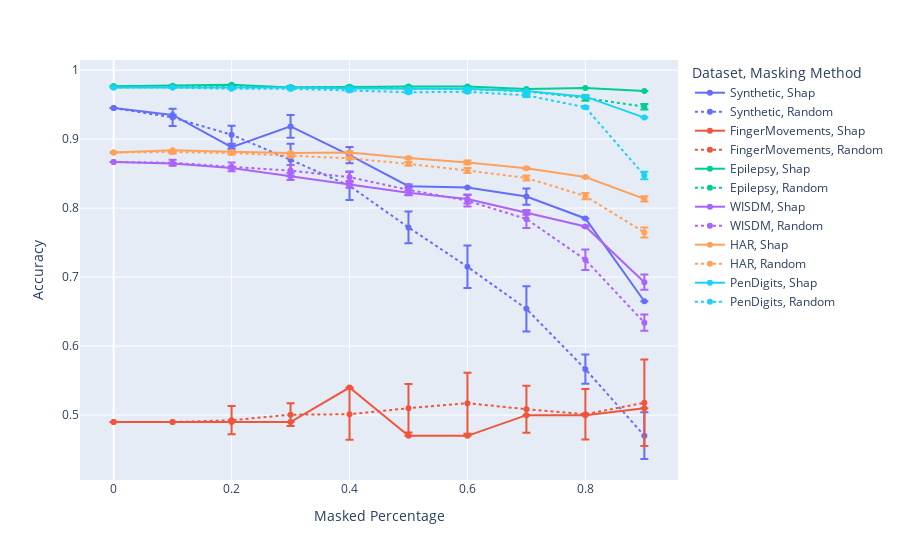

Notebook source saved alongside this figure:
### Code cell
fig = px.line(
    melted_df,
    x="MaskedPercentage",
    y="Accuracy",
    color="Dataset",
    line_dash="Method",
    error_y="Std",
    labels={
        "MaskedPercentage": "Masked Percentage",
        "Accuracy": "Accuracy",
        "Method": "Masking Method",
    },
    markers=True,
)
fig.update_traces(hovertemplate="%{y:.4f}")
fig.update_layout(hovermode="x")

fig.show()

### Figure 1 — Plotly figure (JSON) as saved in the notebook; plotly's stock layout.template omitted (floating-point values rounded to 4 significant figures)
{"data": [{"error_y": {"array": [0, 0, 0.002357, 0.0165, 0.01179, 0.002357, 0, 0.01179, 0, 0]}, "hovertemplate": "%{y:.4f}", "legendgroup": "Synthetic, Shap", "line": {"color": "#636efa", "dash": "solid"}, "marker": {"symbol": "circle"}, "mode": "lines+markers", "name": "Synthetic, Shap", "orientation": "v", "showlegend": true, "type": "scatter", "x": [0, 0.1, 0.2, 0.3, 0.4, 0.5, 0.6, 0.7, 0.8, 0.9], "xaxis": "x", "y": [0.945, 0.935, 0.8883, 0.9183, 0.8767, 0.8317, 0.83, 0.8167, 0.785, 0.665], "yaxis": "y"}, {"error_y": {"array": [1.11e-16, 0.01258, 0.01297, 0.02324, 0.02065, 0.02308, 0.03088, 0.03262, 0.02111, 0.03384]}, "hovertemplate": "%{y:.4f}", "legendgroup": "Synthetic, Random", "line": {"color": "#636efa", "dash": "dot"}, "marker": {"symbol": "circle"}, "mode": "lines+markers", "name": "Synthetic, Random", "orientation": "v", "showlegend": true, "type": "scatter", "x": [0, 0.1, 0.2, 0.3, 0.4, 0.5, 0.6, 0.7, 0.8, 0.9], "xaxis": "x", "y": [0.945, 0.9313, 0.9063, 0.87, 0.8323, 0.772, 0.715, 0.654, 0.5667, 0.4703], "yaxis": "y"}, {"error_y": {"array": [0, 0, 0, 0, 0, 0, 0, 0, 0, 0]}, "hovertemplate": "%{y:.4f}", "legendgroup": "FingerMovements, Shap", "line": {"color": "#EF553B", "dash": "solid"}, "marker": {"symbol": "circle"}, "mode": "lines+markers", "name": "FingerMovements, Shap", "orientation": "v", "showlegend": true, "type": "scatter", "x": [0, 0.1, 0.2, 0.3, 0.4, 0.5, 0.6, 0.7, 0.8, 0.9], "xaxis": "x", "y": [0.49, 0.49, 0.49, 0.49, 0.54, 0.47, 0.47, 0.5, 0.5, 0.51], "yaxis": "y"}, {"error_y": {"array": [1.11e-16, 1.11e-16, 0.02048, 0.01652, 0.03685, 0.03502, 0.04419, 0.03403, 0.03667, 0.06252]}, "hovertemplate": "%{y:.4f}", "legendgroup": "FingerMovements, Random", "line": {"color": "#EF553B", "dash": "dot"}, "marker": {"symbol": "circle"}, "mode": "lines+markers", "name": "FingerMovements, Random", "orientation": "v", "showlegend": true, "type": "scatter", "x": [0, 0.1, 0.2, 0.3, 0.4, 0.5, 0.6, 0.7, 0.8, 0.9], "xaxis": "x", "y": [0.49, 0.49, 0.4927, 0.5007, 0.5013, 0.51, 0.5173, 0.5087, 0.5013, 0.518], "yaxis": "y"}, {"error_y": {"array": [1.11e-16, 0, 0, 1.11e-16, 1.11e-16, 0, 0, 0, 0, 0]}, "hovertemplate": "%{y:.4f}", "legendgroup": "Epilepsy, Shap", "line": {"color": "#00cc96", "dash": "solid"}, "marker": {"symbol": "circle"}, "mode": "lines+markers", "name": "Epilepsy, Shap", "orientation": "v", "showlegend": true, "type": "scatter", "x": [0, 0.1, 0.2, 0.3, 0.4, 0.5, 0.6, 0.7, 0.8, 0.9], "xaxis": "x", "y": [0.9765, 0.9774, 0.9787, 0.9748, 0.9757, 0.9761, 0.9761, 0.9726, 0.9739, 0.9696], "yaxis": "y"}, {"error_y": {"array": [1.11e-16, 0.0009915, 0.001249, 0.001245, 0.001591, 0.001401, 0.001238, 0.003, 0.004091, 0.004044]}, "hovertemplate": "%{y:.4f}", "legendgroup": "Epilepsy, Random", "line": {"color": "#00cc96", "dash": "dot"}, "marker": {"symbol": "circle"}, "mode": "lines+markers", "name": "Epilepsy, Random", "orientation": "v", "showlegend": true, "type": "scatter", "x": [0, 0.1, 0.2, 0.3, 0.4, 0.5, 0.6, 0.7, 0.8, 0.9], "xaxis": "x", "y": [0.9765, 0.9761, 0.9756, 0.9755, 0.9752, 0.973, 0.9724, 0.9691, 0.9595, 0.9469], "yaxis": "y"}, {"error_y": {"array": [0, 0, 0.0005756, 0.004918, 0.004918, 0.003501, 0.006537, 0.002509, 0.001151, 0.01094]}, "hovertemplate": "%{y:.4f}", "legendgroup": "WISDM, Shap", "line": {"color": "#ab63fa", "dash": "solid"}, "marker": {"symbol": "circle"}, "mode": "lines+markers", "name": "WISDM, Shap", "orientation": "v", "showlegend": true, "type": "scatter", "x": [0, 0.1, 0.2, 0.3, 0.4, 0.5, 0.6, 0.7, 0.8, 0.9], "xaxis": "x", "y": [0.8669, 0.8645, 0.858, 0.8457, 0.8344, 0.8221, 0.8132, 0.7928, 0.7733, 0.6927], "yaxis": "y"}, {"error_y": {"array": [2.22e-16, 0.004333, 0.006224, 0.008168, 0.00763, 0.007378, 0.008239, 0.01309, 0.0149, 0.01168]}, "hovertemplate": "%{y:.4f}", "legendgroup": "WISDM, Random", "line": {"color": "#ab63fa", "dash": "dot"}, "marker": {"symbol": "circle"}, "mode": "lines+markers", "name": "WISDM, Random", "orientation": "v", "showlegend": true, "type": "scatter", "x": [0, 0.1, 0.2, 0.3, 0.4, 0.5, 0.6, 0.7, 0.8, 0.9], "xaxis": "x", "y": [0.8669, 0.8656, 0.8597, 0.8543, 0.8448, 0.8265, 0.8107, 0.7843, 0.7252, 0.634], "yaxis": "y"}, {"error_y": {"array": [1.11e-16, 1.11e-16, 0.001208, 0.0006398, 0.00128, 0.0008906, 0.002719, 0.00128, 0.0004799, 0.003839]}, "hovertemplate": "%{y:.4f}", "legendgroup": "HAR, Shap", "line": {"color": "#FFA15A", "dash": "solid"}, "marker": {"symbol": "circle"}, "mode": "lines+markers", "name": "HAR, Shap", "orientation": "v", "showlegend": true, "type": "scatter", "x": [0, 0.1, 0.2, 0.3, 0.4, 0.5, 0.6, 0.7, 0.8, 0.9], "xaxis": "x", "y": [0.8806, 0.8839, 0.8816, 0.88, 0.8807, 0.8726, 0.8662, 0.8577, 0.8449, 0.8134], "yaxis": "y"}, {"error_y": {"array": [2.22e-16, 0.002352, 0.002097, 0.001962, 0.001782, 0.002863, 0.003549, 0.003512, 0.004438, 0.007227]}, "hovertemplate": "%{y:.4f}", "legendgroup": "HAR, Random", "line": {"color": "#FFA15A", "dash": "dot"}, "marker": {"symbol": "circle"}, "mode": "lines+markers", "name": "HAR, Random", "orientation": "v", "showlegend": true, "type": "scatter", "x": [0, 0.1, 0.2, 0.3, 0.4, 0.5, 0.6, 0.7, 0.8, 0.9], "xaxis": "x", "y": [0.8806, 0.8813, 0.8798, 0.8756, 0.8721, 0.8641, 0.8545, 0.8436, 0.8174, 0.7647], "yaxis": "y"}, {"error_y": {"array": [0, 0, 0, 0.0002695, 0.002021, 0.001213, 0.001213, 0, 0, 1.11e-16]}, "hovertemplate": "%{y:.4f}", "legendgroup": "PenDigits, Shap", "line": {"color": "#19d3f3", "dash": "solid"}, "marker": {"symbol": "circle"}, "mode": "lines+markers", "name": "PenDigits, Shap", "orientation": "v", "showlegend": true, "type": "scatter", "x": [0, 0.1, 0.2, 0.3, 0.4, 0.5, 0.6, 0.7, 0.8, 0.9], "xaxis": "x", "y": [0.9746, 0.9746, 0.9743, 0.9747, 0.9731, 0.9728, 0.9728, 0.9697, 0.9614, 0.9311], "yaxis": "y"}, {"error_y": {"array": [1.11e-16, 1.11e-16, 0.0008472, 0.0007802, 0.001637, 0.001229, 0.001348, 0.002337, 0.001295, 0.005448]}, "hovertemplate": "%{y:.4f}", "legendgroup": "PenDigits, Random", "line": {"color": "#19d3f3", "dash": "dot"}, "marker": {"symbol": "circle"}, "mode": "lines+markers", "name": "PenDigits, Random", "orientation": "v", "showlegend": true, "type": "scatter", "x": [0, 0.1, 0.2, 0.3, 0.4, 0.5, 0.6, 0.7, 0.8, 0.9], "xaxis": "x", "y": [0.9746, 0.9746, 0.9729, 0.9727, 0.9704, 0.9678, 0.9684, 0.9634, 0.9461, 0.8473], "yaxis": "y"}], "layout": {"hovermode": "x", "legend": {"title": {"text": "Dataset, Masking Method"}, "tracegroupgap": 0}, "margin": {"t": 60}, "xaxis": {"anchor": "y", "domain": [0, 1], "title": {"text": "Masked Percentage"}}, "yaxis": {"anchor": "x", "domain": [0, 1], "title": {"text": "Accuracy"}}}}
